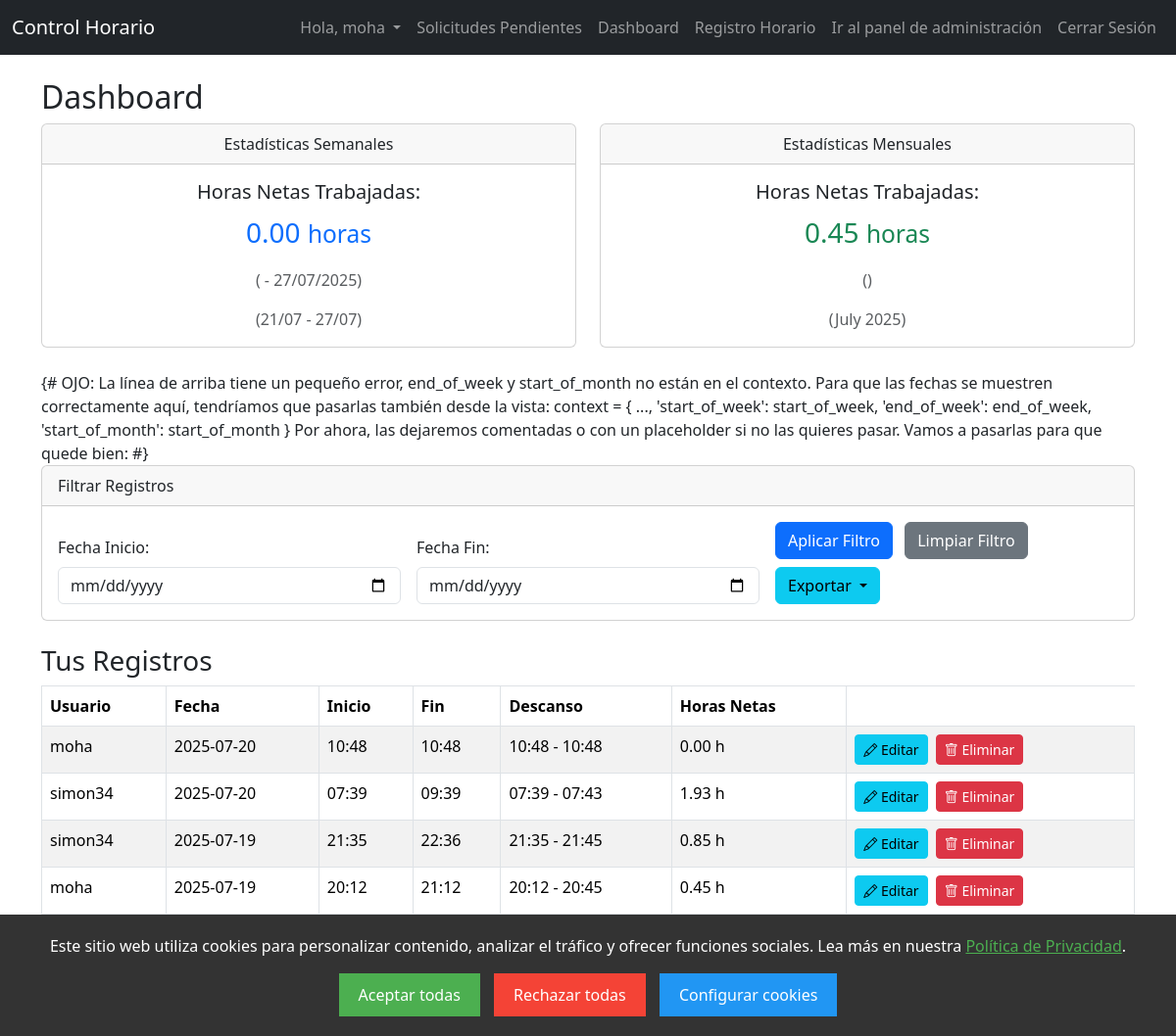
Before: /dashboard/ (signed in) with the older database file.
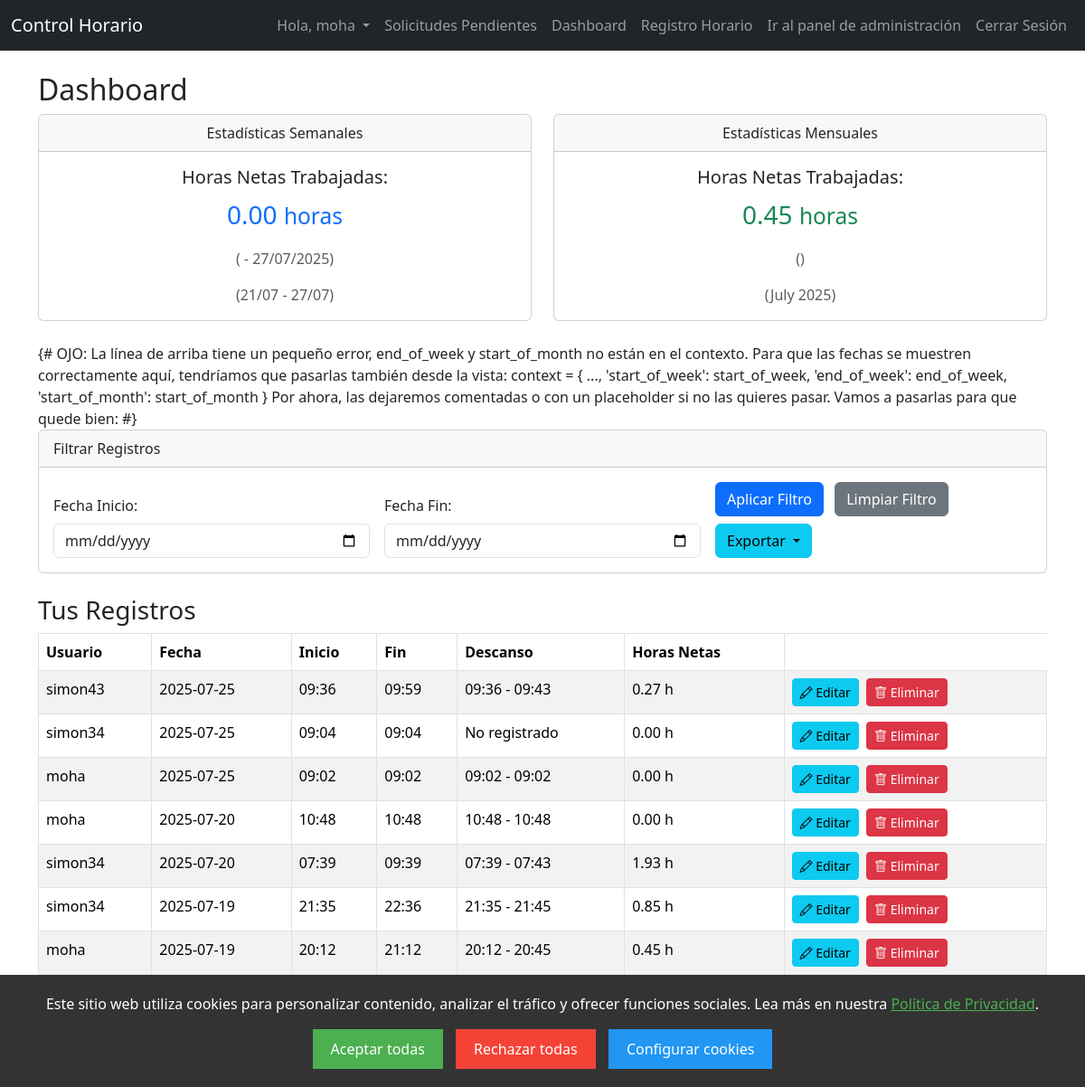
After: the same page with the newer database file.
### control_horario_app/models.py (models this page shows, shortened)
class TimeEntry(models.Model):
    user = models.ForeignKey(User, on_delete=models.CASCADE)
    start_time = models.DateTimeField()
    end_time = models.DateTimeField(null=True, blank=True)
    break_start = models.DateTimeField(null=True, blank=True)
    break_end = models.DateTimeField(null=True, blank=True)
    notes = models.TextField(blank=True)
    created_at = models.DateTimeField(auto_now_add=True)
    is_edited = models.BooleanField(default=False) # Considerar añadir esto para auditoría
    last_edited = models.DateTimeField(null=True, blank=True) # Y esto
    class Meta:
        ordering = ['-start_time'] # Esto ya debería estar
    @property
    def duration(self):
        if self.start_time and self.end_time:
            total_work_seconds = (self.end_time - self.start_time).total_seconds()
            break_seconds = 0
            if self.break_start and self.break_end:
                break_duration = (self.break_end - self.break_start).total_seconds()
                break_seconds = max(0, break_duration) # Asegurarse de que no sea negativo
            net_duration_seconds = total_work_seconds - break_seconds
            return max(0, net_duration_seconds / 3600) # Convertir a horas y asegurar que no sea negativo
        return None # Retorna None si la jornada no está finalizada

### control_horario_app/views.py (the view, shortened to what this page needs)
# urls.py: path('dashboard/', views.dashboard_view, name='dashboard'),
@login_required
def dashboard_view(request):
    spain_tz = pytz.timezone('Europe/Madrid')
    now_spain = timezone.now().astimezone(spain_tz)
    today_spain = now_spain.date()
    start_date_str = request.GET.get('start_date')
    end_date_str = request.GET.get('end_date')
    is_admin = request.user.groups.filter(name='Administradores').exists()
    if is_admin:
        entries = TimeEntry.objects.all()
    else:
        entries = TimeEntry.objects.filter(user=request.user)
    entries = entries.order_by('-start_time')
    start_of_week = today_spain - timedelta(days=today_spain.weekday())
    end_of_week = start_of_week + timedelta(days=6)
    start_of_week_aware = timezone.make_aware(datetime.combine(start_of_week, datetime.min.time()), spain_tz)
    end_of_week_aware = timezone.make_aware(datetime.combine(end_of_week, datetime.max.time()), spain_tz)
    weekly_entries = TimeEntry.objects.filter(
        user=request.user,
        start_time__gte=start_of_week_aware,
        start_time__lte=end_of_week_aware,
        end_time__isnull=False # Solo considerar jornadas finalizadas para el cálculo
    )
    total_weekly_seconds = 0
    for entry in weekly_entries:
        if entry.start_time and entry.end_time:
            work_duration = (entry.end_time - entry.start_time).total_seconds()
            break_duration = 0
            if entry.break_start and entry.break_end:
                break_duration = (entry.break_end - entry.break_start).total_seconds()
            total_weekly_seconds += (work_duration - break_duration)
    weekly_hours = total_weekly_seconds / 3600 if total_weekly_seconds else 0
    start_of_month = today_spain.replace(day=1)
    if today_spain.month == 12:
        end_of_month = today_spain.replace(year=today_spain.year + 1, month=1, day=1) - timedelta(days=1)
    else:
        end_of_month = today_spain.replace(month=today_spain.month + 1, day=1) - timedelta(days=1)
    start_of_month_aware = timezone.make_aware(datetime.combine(start_of_month, datetime.min.time()), spain_tz)
    end_of_month_aware = timezone.make_aware(datetime.combine(end_of_month, datetime.max.time()), spain_tz)
    monthly_entries = TimeEntry.objects.filter(
        user=request.user,
        start_time__gte=start_of_month_aware,
        start_time__lte=end_of_month_aware,
        end_time__isnull=False # Solo considerar jornadas finalizadas
    )
    total_monthly_seconds = 0
    for entry in monthly_entries:
        if entry.start_time and entry.end_time:
            work_duration = (entry.end_time - entry.start_time).total_seconds()
            break_duration = 0
            if entry.break_start and entry.break_end:
                break_duration = (entry.break_end - entry.break_start).total_seconds()
            total_monthly_seconds += (work_duration - break_duration)
    monthly_hours = total_monthly_seconds / 3600 if total_monthly_seconds else 0
    page = request.GET.get('page', 1)
    paginator = Paginator(entries, 10)
    try:
        entries_page = paginator.page(page)
    except PageNotAnInteger:
        entries_page = paginator.page(1)
    except EmptyPage:
        entries_page = paginator.page(paginator.num_pages)
    context = {
        'is_admin': is_admin,
        'entries': entries_page,
        'start_date': start_date_str,
        'end_date': end_date_str,
        'weekly_hours': weekly_hours,
        'monthly_hours': monthly_hours,
        'start_of_week': start_of_week,
        'end_of_week': end_of_week,
        'start_of_month': start_of_month,
        'month_name': start_of_month.strftime('%B %Y')
    }
    return render(request, 'control_horario_app/dashboard.html', context)

### control_horario_app/templates/control_horario_app/dashboard.html (shortened to what this page needs)
{% extends 'base.html' %}
{% block content %}
<h2>Dashboard</h2>
<div class="row mb-4">
    <div class="col-md-6">
        <div class="card text-center">
            <div class="card-header">
                Estadísticas Semanales
            </div>
            <div class="card-body">
                <h5 class="card-title">Horas Netas Trabajadas:</h5>
                <p class="card-text fs-3 text-primary">{{ weekly_hours|floatformat:2 }} <small>horas</small></p>
                <p class="card-text text-muted">({{ current_active_entry.start_time|date:"d/m/Y" }} - {{ end_of_week|date:"d/m/Y" }})</p>
                <p class="card-text text-muted">({{ start_of_week|date:"d/m" }} - {{ end_of_week|date:"d/m" }})</p>
            </div>
        </div>
    </div>
    <div class="col-md-6">
        <div class="card text-center">
            <div class="card-header">
                Estadísticas Mensuales
            </div>
            <div class="card-body">
                <h5 class="card-title">Horas Netas Trabajadas:</h5>
                <p class="card-text fs-3 text-success">{{ monthly_hours|floatformat:2 }} <small>horas</small></p>
                <p class="card-text text-muted">({{ current_active_entry.start_time|date:"F Y" }})</p>
                <p class="card-text text-muted">({{ month_name }})</p>
            </div>
        </div>
    </div>
</div>
{# OJO: La línea de arriba tiene un pequeño error, end_of_week y start_of_month no están en el contexto.
   Para que las fechas se muestren correctamente aquí, tendríamos que pasarlas también desde la vista:
   context = { ..., 'start_of_week': start_of_week, 'end_of_week': end_of_week, 'start_of_month': start_of_month }
   Por ahora, las dejaremos comentadas o con un placeholder si no las quieres pasar.
   Vamos a pasarlas para que quede bien:
#}
<div class="card mb-4">
    <div class="card-header">
        Filtrar Registros
    </div>
    <div class="card-body">
        <form method="get" class="row g-3 align-items-end">
            <div class="col-md-4">
                <label for="start_date" class="form-label">Fecha Inicio:</label>
                <input type="date" class="form-control" id="start_date" name="start_date" value="{{ start_date }}">
            </div>
            <div class="col-md-4">
                <label for="end_date" class="form-label">Fecha Fin:</label>
                <input type="date" class="form-control" id="end_date" name="end_date" value="{{ end_date }}">
            </div>
            <div class="col-md-4">
                <button type="submit" class="btn btn-primary">Aplicar Filtro</button>
                <a href="{% url 'dashboard' %}" class="btn btn-secondary ms-2">Limpiar Filtro</a>
                <div class="dropdown mt-2">
                    <button class="btn btn-info dropdown-toggle" type="button" id="dropdownExport" data-bs-toggle="dropdown" aria-expanded="false">
                        Exportar
                    </button>
                </div>
            </div>
        </form>
    </div>
</div>
<h3 class="mt-4">Tus Registros</h3>
<div class="table-responsive">
    <table class="table table-striped table-bordered">
        <thead>
            <tr>
                {% if is_admin %}
                    <th scope="col">Usuario</th>
                {% endif %}
                <th>Fecha</th>
                <th>Inicio</th>
                <th>Fin</th>
                <th>Descanso</th>
                <th>Horas Netas</th>
            </tr>
        </thead>
        <tbody>
            {% for entry in entries %}
            <tr>
                {% if is_admin %}
                    <td>{{ entry.user.username }}</td>
                {% endif %}
                <td>{{ entry.start_time|date:"Y-m-d" }}</td>
                <td>{{ entry.start_time|time:"H:i" }}</td>
                <td>
                    {% if entry.end_time %}
                        {{ entry.end_time|time:"H:i" }}
                    {% else %}
                        En curso
                    {% endif %}
                </td>
                <td>
                    {% if entry.break_start and entry.break_end %}
                        {{ entry.break_start|time:"H:i" }} - {{ entry.break_end|time:"H:i" }}
                    {% elif entry.break_start and not entry.break_end %}
                        {{ entry.break_start|time:"H:i" }} (activo)
                    {% else %}
                        No registrado
                    {% endif %}
                </td>
                <td>
                    {% if entry.duration %}
                        {{ entry.duration|floatformat:2 }} h
                    {% else %}
                        N/A
                    {% endif %}
                </td>
                <td>
                    {% if entry.end_time %}
                        <a href="{% url 'edit_time_entry' entry.id %}" class="btn btn-sm btn-info me-1" title="Editar"><i class="bi bi-pencil"></i> Editar</a>
                        {% if request.user.is_authenticated and request.user.is_staff %}
                        <button type="button" class="btn btn-sm btn-danger" data-bs-toggle="modal" data-bs-target="#deleteConfirmModal" data-entry-id="{{ entry.id }}" title="Eliminar"><i class="bi bi-trash"></i> Eliminar</button>
                        {% endif %}
                    {% else %}
                        No disponible (jornada en curso)
                    {% endif %}
                </td>
            </tr>
            {% empty %}
            <tr>
                <td colspan="5">No hay registros de jornada para mostrar en este rango de fechas.</td>
            </tr>
            {% endfor %}
        </tbody>
    </table>
</div>
<nav aria-label="Navegación de Registros">
    <ul class="pagination justify-content-center">
        {% if entries.has_previous %}
            <li class="page-item">
                <a class="page-link" href="?page=1{% if start_date %}&start_date={{ start_date }}{% endif %}{% if end_date %}&end_date={{ end_date }}{% endif %}">Primera</a>
            </li>
            <li class="page-item">
                <a class="page-link" href="?page={{ entries.previous_page_number }}{% if start_date %}&start_date={{ start_date }}{% endif %}{% if end_date %}&end_date={{ end_date }}{% endif %}">Anterior</a>
            </li>
        {% else %}
            <li class="page-item disabled"><a class="page-link">Primera</a></li>
            <li class="page-item disabled"><a class="page-link">Anterior</a></li>
        {% endif %}
        {% for i in entries.paginator.page_range %}
            {% if entries.number == i %}
                <li class="page-item active"><span class="page-link">{{ i }}</span></li>
            {% elif i > entries.number|add:'-3' and i < entries.number|add:'3' %}
                <li class="page-item"><a class="page-link" href="?page={{ i }}{% if start_date %}&start_date={{ start_date }}{% endif %}{% if end_date %}&end_date={{ end_date }}{% endif %}">{{ i }}</a></li>
            {% endif %}
        {% endfor %}
        {% if entries.has_next %}
            <li class="page-item">
                <a class="page-link" href="?page={{ entries.next_page_number }}{% if start_date %}&start_date={{ start_date }}{% endif %}{% if end_date %}&end_date={{ end_date }}{% endif %}">Siguiente</a>
            </li>
            <li class="page-item">
                <a class="page-link" href="?page={{ entries.paginator.num_pages }}{% if start_date %}&start_date={{ start_date }}{% endif %}{% if end_date %}&end_date={{ end_date }}{% endif %}">Última</a>
            </li>
        {% else %}
            <li class="page-item disabled"><a class="page-link">Siguiente</a></li>
            <li class="page-item disabled"><a class="page-link">Última</a></li>
        {% endif %}
    </ul>
</nav>
<a href="{% url 'timesheet' %}" class="btn btn-primary mt-3">Gestionar Jornada Actual</a>
{% endblock %}

### control_horario_app/templates/control_horario_app/base.html (shortened to what this page needs)
<!DOCTYPE html>
<html lang="es">
<head>
    <link href="https://cdn.jsdelivr.net/npm/bootstrap@5.3.2/dist/css/bootstrap.min.css" rel="stylesheet">
    <link rel="stylesheet" href="https://cdn.jsdelivr.net/npm/bootstrap-icons@1.11.3/font/bootstrap-icons.min.css">
</head>
<body>
    <nav class="navbar navbar-expand-lg navbar-dark bg-dark">
        <div class="container-fluid">
            <a class="navbar-brand" href="#">Control Horario</a>
            <div class="collapse navbar-collapse" id="navbarNav">
                <ul class="navbar-nav ms-auto">
                    {% if user.is_authenticated %}
                    <li class="nav-item dropdown">
                        <a class="nav-link dropdown-toggle" href="#" id="navbarDropdown" role="button" data-bs-toggle="dropdown" aria-expanded="false">
                            Hola, {{ user.username }}
                        </a>
                    </li>
                        {% if request.user.is_authenticated and request.user.is_staff %}
                            <li class="nav-item">
                                <a class="nav-link" href="{% url 'admin_modification_requests' %}">
                                    Solicitudes Pendientes {% if pending_requests_count %} <span class="badge bg-danger">{{ pending_requests_count }}</span>{% endif %}
                                </a>
                            </li>
                        {% endif %}
                        <li class="nav-item">
                            <a class="nav-link" href="{% url 'dashboard' %}">Dashboard</a>
                        </li>
                        <li class="nav-item">
                            <a class="nav-link" href="{% url 'timesheet' %}">Registro Horario</a>
                        </li>
                        {% if request.user.is_authenticated and request.user.is_staff %}
                        <li>
                             <a href="{% url 'admin:login' %}" target="_blank" class="nav-item nav-link">Ir al panel de administración</a>
                        </li>
                         {% endif %}
                        <li class="nav-item">
                            <a class="nav-link" href="{% url 'logout' %}">Cerrar Sesión</a>
                        </li>
                    {% endif %}
                </ul>
            </div>
        </div>
    </nav>
    <div class="container mt-4">
        {% block content %}
        {% endblock %}
    </div>
    {% if not request.COOKIES.cookie_consent %}
<div id="cookie-banner" class="cookie-banner" style="position: fixed; bottom: 0; width: 100%; background: #333; color: white; text-align: center; padding: 20px; z-index: 1000;">
    <p>
        Este sitio web utiliza cookies para personalizar contenido, analizar el tráfico y ofrecer funciones sociales.
        Lea más en nuestra <a href="{% url 'privacy_policy' %}" style="color: #4CAF50; text-decoration: underline;">Política de Privacidad</a>.
    </p>
    <div style="margin-top: 10px;">
        <button id="accept-all-cookies" style="background: #4CAF50; color: white; padding: 10px 20px; border: none; cursor: pointer; margin-right: 10px;">
            Aceptar todas
        </button>
        <button id="reject-all-cookies" style="background: #f44336; color: white; padding: 10px 20px; border: none; cursor: pointer; margin-right: 10px;">
            Rechazar todas
        </button>
        <button id="configure-cookies" style="background: #2196F3; color: white; padding: 10px 20px; border: none; cursor: pointer;">
            Configurar cookies
        </button>
    </div>
</div>
{% endif %}
</body>
</html>

Changed rows visible on the page:
added TimeEntry: user.username "simon43", start_time "2025-07-25", start_time "09:36", end_time "09:59", break_start "09:36", break_end "09:43", duration "0.27"
added TimeEntry: user.username "simon34", start_time "2025-07-25", start_time "09:04", end_time "09:04", shows "No registrado", duration "0.00"
added TimeEntry: user.username "moha", start_time "2025-07-25", start_time "09:02", end_time "09:02", break_start "09:02", break_end "09:02", duration "0.00"
